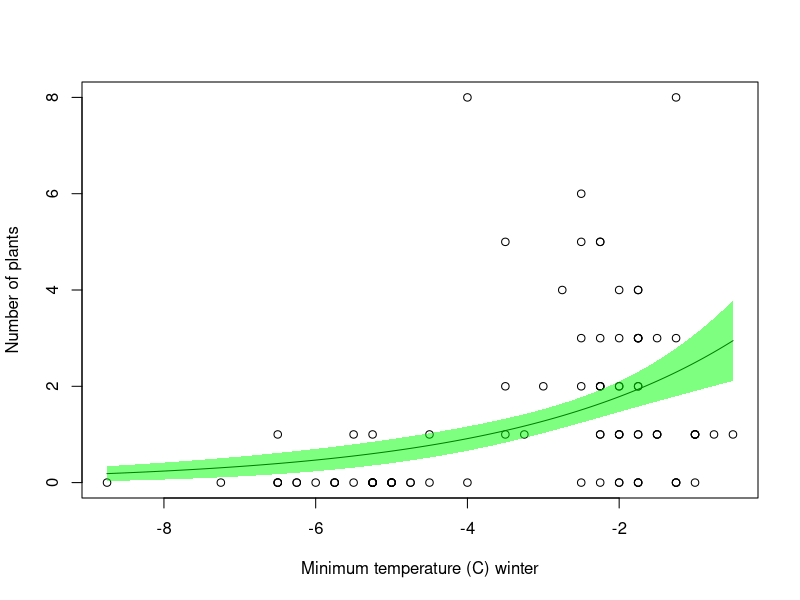

R code for this plot:
alpine <- read.csv('./Data/alpineplants.csv')

colnames(alpine)
sub <- subset(alpine, subset = min_T_winter != 'NA')
sub <- subset(sub, subset = Carex.bigelowii != 0.5)



y <- sub$Carex.bigelowii
x <- sub$min_T_winter
m <- glm(y~x, family = 'poisson')

xx <- seq(min(x), max(x), length.out = 2000)

y_hat <- predict(m, 
                 newdata = list(x = xx), 
                 type = 'response' ,se.fit = T)


plot(x, 
     y, 
     xlab = 'Minimum temperature (C) winter', 
     ylab = 'Number of plants')

lines(xx, y_hat$fit)

polygon(c(xx, rev(xx)),
        c(y_hat$fit+1.96*y_hat$se.fit,
          rev(y_hat$fit-1.96*y_hat$se.fit)),
        col = rgb(0,1,0,.5), border = FALSE)
